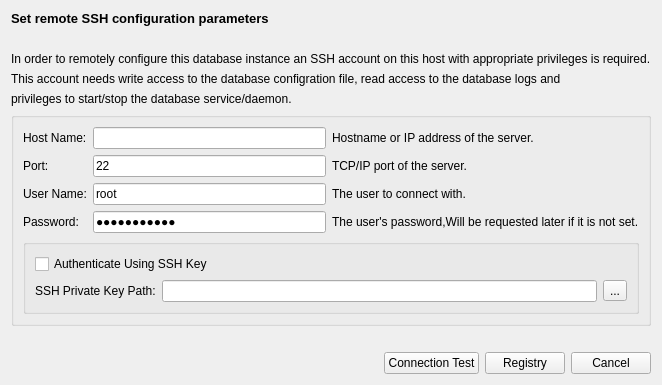
<?xml version="1.0" encoding="UTF-8"?>
<ui version="4.0">
 <class>Form</class>
 <widget class="QWidget" name="Form">
  <property name="geometry">
   <rect>
    <x>0</x>
    <y>0</y>
    <width>600</width>
    <height>363</height>
   </rect>
  </property>
  <property name="windowTitle">
   <string>RegistryHosts</string>
  </property>
  <property name="windowIcon">
   <iconset>
    <normaloff>ooopic_1569555377.ico</normaloff>ooopic_1569555377.ico</iconset>
  </property>
  <layout class="QGridLayout" name="gridLayout_11">
   <item row="0" column="0">
    <layout class="QGridLayout" name="gridLayout_9">
     <item row="4" column="0">
      <widget class="QLabel" name="label_14">
       <property name="text">
        <string>privileges to start/stop the database service/daemon.</string>
       </property>
      </widget>
     </item>
     <item row="3" column="0">
      <widget class="QLabel" name="label_13">
       <property name="text">
        <string>This account needs write access to the database configration file, read access to the database logs and</string>
       </property>
      </widget>
     </item>
     <item row="2" column="0">
      <widget class="QLabel" name="label_12">
       <property name="text">
        <string>In order to remotely configure this database instance an SSH account on this host with appropriate privileges is required.</string>
       </property>
      </widget>
     </item>
     <item row="1" column="0">
      <widget class="QLabel" name="label_2">
       <property name="text">
        <string/>
       </property>
      </widget>
     </item>
     <item row="0" column="0">
      <widget class="QLabel" name="label">
       <property name="font">
        <font>
         <pointsize>10</pointsize>
         <weight>75</weight>
         <bold>true</bold>
        </font>
       </property>
       <property name="text">
        <string>Set remote SSH configuration parameters</string>
       </property>
      </widget>
     </item>
     <item row="6" column="0">
      <widget class="QLabel" name="label_10">
       <property name="text">
        <string/>
       </property>
      </widget>
     </item>
     <item row="5" column="0">
      <widget class="QGroupBox" name="groupBox">
       <property name="title">
        <string/>
       </property>
       <layout class="QGridLayout" name="gridLayout_7">
        <item row="0" column="0">
         <layout class="QGridLayout" name="gridLayout_4" columnstretch="0,1,1">
          <item row="0" column="0">
           <layout class="QGridLayout" name="gridLayout_2">
            <item row="0" column="0">
             <widget class="QLabel" name="label_3">
              <property name="text">
               <string>Host Name:</string>
              </property>
             </widget>
            </item>
            <item row="2" column="0">
             <widget class="QLabel" name="label_5">
              <property name="text">
               <string>User Name:</string>
              </property>
             </widget>
            </item>
            <item row="1" column="0">
             <widget class="QLabel" name="label_4">
              <property name="text">
               <string>Port:</string>
              </property>
             </widget>
            </item>
            <item row="3" column="0">
             <widget class="QLabel" name="label_15">
              <property name="text">
               <string>Password:</string>
              </property>
             </widget>
            </item>
           </layout>
          </item>
          <item row="0" column="1">
           <layout class="QGridLayout" name="gridLayout">
            <item row="0" column="0">
             <widget class="QLineEdit" name="lineEdit">
              <property name="text">
               <string/>
              </property>
             </widget>
            </item>
            <item row="2" column="0">
             <widget class="QLineEdit" name="lineEdit_3">
              <property name="text">
               <string>root</string>
              </property>
             </widget>
            </item>
            <item row="1" column="0">
             <widget class="QLineEdit" name="lineEdit_2">
              <property name="text">
               <string>22</string>
              </property>
             </widget>
            </item>
            <item row="3" column="0">
             <widget class="QLineEdit" name="lineEdit_4">
              <property name="text">
               <string>sys_pwd_123</string>
              </property>
              <property name="echoMode">
               <enum>QLineEdit::Password</enum>
              </property>
             </widget>
            </item>
           </layout>
          </item>
          <item row="0" column="2">
           <layout class="QGridLayout" name="gridLayout_3">
            <item row="0" column="0">
             <widget class="QLabel" name="label_7">
              <property name="text">
               <string>Hostname or IP address of the server.</string>
              </property>
             </widget>
            </item>
            <item row="2" column="0">
             <widget class="QLabel" name="label_9">
              <property name="text">
               <string>The user to connect with.</string>
              </property>
             </widget>
            </item>
            <item row="1" column="0">
             <widget class="QLabel" name="label_8">
              <property name="text">
               <string>TCP/IP port of the server.</string>
              </property>
             </widget>
            </item>
            <item row="3" column="0">
             <widget class="QLabel" name="label_16">
              <property name="text">
               <string>The user's password,Will be requested later if it is not set.</string>
              </property>
             </widget>
            </item>
           </layout>
          </item>
         </layout>
        </item>
        <item row="1" column="0">
         <widget class="QGroupBox" name="groupBox_2">
          <property name="title">
           <string/>
          </property>
          <layout class="QGridLayout" name="gridLayout_8">
           <item row="0" column="0">
            <layout class="QGridLayout" name="gridLayout_6">
             <item row="1" column="0">
              <layout class="QGridLayout" name="gridLayout_5">
               <item row="0" column="0">
                <widget class="QLabel" name="label_6">
                 <property name="text">
                  <string>SSH Private Key Path:</string>
                 </property>
                </widget>
               </item>
               <item row="0" column="1">
                <widget class="QLineEdit" name="lineEdit_5"/>
               </item>
               <item row="0" column="2">
                <widget class="QToolButton" name="toolButton">
                 <property name="text">
                  <string>...</string>
                 </property>
                </widget>
               </item>
              </layout>
             </item>
             <item row="0" column="0">
              <widget class="QCheckBox" name="checkBox">
               <property name="text">
                <string>Authenticate Using SSH Key</string>
               </property>
              </widget>
             </item>
            </layout>
           </item>
          </layout>
         </widget>
        </item>
       </layout>
      </widget>
     </item>
    </layout>
   </item>
   <item row="1" column="0">
    <layout class="QGridLayout" name="gridLayout_10" columnstretch="1,0,0,0">
     <item row="0" column="1">
      <widget class="QPushButton" name="pushButton">
       <property name="text">
        <string>Connection Test</string>
       </property>
      </widget>
     </item>
     <item row="0" column="2">
      <widget class="QPushButton" name="pushButton_2">
       <property name="text">
        <string>Registry</string>
       </property>
      </widget>
     </item>
     <item row="0" column="3">
      <widget class="QPushButton" name="pushButton_3">
       <property name="text">
        <string>Cancel</string>
       </property>
      </widget>
     </item>
     <item row="0" column="0">
      <spacer name="horizontalSpacer">
       <property name="orientation">
        <enum>Qt::Horizontal</enum>
       </property>
       <property name="sizeHint" stdset="0">
        <size>
         <width>40</width>
         <height>20</height>
        </size>
       </property>
      </spacer>
     </item>
    </layout>
   </item>
  </layout>
 </widget>
 <tabstops>
  <tabstop>lineEdit</tabstop>
  <tabstop>lineEdit_2</tabstop>
  <tabstop>lineEdit_3</tabstop>
  <tabstop>lineEdit_4</tabstop>
  <tabstop>checkBox</tabstop>
  <tabstop>lineEdit_5</tabstop>
  <tabstop>toolButton</tabstop>
  <tabstop>pushButton</tabstop>
  <tabstop>pushButton_2</tabstop>
  <tabstop>pushButton_3</tabstop>
 </tabstops>
 <resources/>
 <connections>
  <connection>
   <sender>pushButton_3</sender>
   <signal>clicked()</signal>
   <receiver>Form</receiver>
   <slot>close()</slot>
   <hints>
    <hint type="sourcelabel">
     <x>552</x>
     <y>341</y>
    </hint>
    <hint type="destinationlabel">
     <x>299</x>
     <y>181</y>
    </hint>
   </hints>
  </connection>
 </connections>
</ui>
